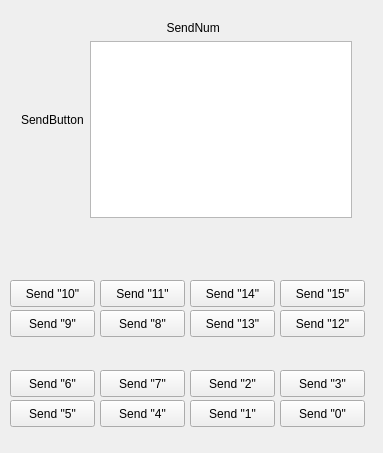
<?xml version="1.0" encoding="UTF-8"?>
<ui version="4.0">
 <class>socketsend</class>
 <widget class="QWidget" name="socketsend">
  <property name="geometry">
   <rect>
    <x>0</x>
    <y>0</y>
    <width>383</width>
    <height>453</height>
   </rect>
  </property>
  <property name="windowTitle">
   <string>socketsend</string>
  </property>
  <widget class="QWidget" name="layoutWidget">
   <property name="geometry">
    <rect>
     <x>10</x>
     <y>10</y>
     <width>353</width>
     <height>219</height>
    </rect>
   </property>
   <layout class="QHBoxLayout" name="horizontalLayout">
    <item>
     <layout class="QVBoxLayout" name="verticalLayout">
      <item>
       <widget class="QLabel" name="label">
        <property name="text">
         <string>SendButton</string>
        </property>
       </widget>
      </item>
     </layout>
    </item>
    <item>
     <layout class="QVBoxLayout" name="verticalLayout_2">
      <item>
       <widget class="QLabel" name="label_2">
        <property name="text">
         <string>                       SendNum</string>
        </property>
       </widget>
      </item>
      <item>
       <widget class="QTextBrowser" name="textBrowser"/>
      </item>
     </layout>
    </item>
   </layout>
  </widget>
  <widget class="QPushButton" name="SendButton1">
   <property name="geometry">
    <rect>
     <x>190</x>
     <y>400</y>
     <width>85</width>
     <height>27</height>
    </rect>
   </property>
   <property name="text">
    <string>Send &quot;1&quot;</string>
   </property>
  </widget>
  <widget class="QPushButton" name="SendButton0">
   <property name="geometry">
    <rect>
     <x>280</x>
     <y>400</y>
     <width>85</width>
     <height>27</height>
    </rect>
   </property>
   <property name="text">
    <string>Send &quot;0&quot;</string>
   </property>
  </widget>
  <widget class="QPushButton" name="SendButton2">
   <property name="geometry">
    <rect>
     <x>190</x>
     <y>370</y>
     <width>85</width>
     <height>27</height>
    </rect>
   </property>
   <property name="text">
    <string>Send &quot;2&quot;</string>
   </property>
  </widget>
  <widget class="QPushButton" name="SendButton3">
   <property name="geometry">
    <rect>
     <x>280</x>
     <y>370</y>
     <width>85</width>
     <height>27</height>
    </rect>
   </property>
   <property name="text">
    <string> Send &quot;3&quot; </string>
   </property>
  </widget>
  <widget class="QPushButton" name="SendButton5">
   <property name="geometry">
    <rect>
     <x>10</x>
     <y>400</y>
     <width>85</width>
     <height>27</height>
    </rect>
   </property>
   <property name="text">
    <string>Send &quot;5&quot;</string>
   </property>
  </widget>
  <widget class="QPushButton" name="SendButton6">
   <property name="geometry">
    <rect>
     <x>10</x>
     <y>370</y>
     <width>85</width>
     <height>27</height>
    </rect>
   </property>
   <property name="text">
    <string>Send &quot;6&quot;</string>
   </property>
  </widget>
  <widget class="QPushButton" name="SendButton7">
   <property name="geometry">
    <rect>
     <x>100</x>
     <y>370</y>
     <width>85</width>
     <height>27</height>
    </rect>
   </property>
   <property name="text">
    <string>Send &quot;7&quot;</string>
   </property>
  </widget>
  <widget class="QPushButton" name="SendButton8">
   <property name="geometry">
    <rect>
     <x>100</x>
     <y>310</y>
     <width>85</width>
     <height>27</height>
    </rect>
   </property>
   <property name="text">
    <string>Send &quot;8&quot;</string>
   </property>
  </widget>
  <widget class="QPushButton" name="SendButton4">
   <property name="geometry">
    <rect>
     <x>100</x>
     <y>400</y>
     <width>85</width>
     <height>27</height>
    </rect>
   </property>
   <property name="text">
    <string>Send &quot;4&quot;</string>
   </property>
  </widget>
  <widget class="QPushButton" name="SendButton9">
   <property name="geometry">
    <rect>
     <x>10</x>
     <y>310</y>
     <width>85</width>
     <height>27</height>
    </rect>
   </property>
   <property name="text">
    <string>Send &quot;9&quot;</string>
   </property>
  </widget>
  <widget class="QPushButton" name="SendButton10">
   <property name="geometry">
    <rect>
     <x>10</x>
     <y>280</y>
     <width>85</width>
     <height>27</height>
    </rect>
   </property>
   <property name="text">
    <string>Send &quot;10&quot;</string>
   </property>
  </widget>
  <widget class="QPushButton" name="SendButton11">
   <property name="geometry">
    <rect>
     <x>100</x>
     <y>280</y>
     <width>85</width>
     <height>27</height>
    </rect>
   </property>
   <property name="text">
    <string>Send &quot;11&quot;</string>
   </property>
  </widget>
  <widget class="QPushButton" name="SendButton14">
   <property name="geometry">
    <rect>
     <x>190</x>
     <y>280</y>
     <width>85</width>
     <height>27</height>
    </rect>
   </property>
   <property name="text">
    <string>Send &quot;14&quot;</string>
   </property>
  </widget>
  <widget class="QPushButton" name="SendButton13">
   <property name="geometry">
    <rect>
     <x>190</x>
     <y>310</y>
     <width>85</width>
     <height>27</height>
    </rect>
   </property>
   <property name="text">
    <string>Send &quot;13&quot;</string>
   </property>
  </widget>
  <widget class="QPushButton" name="SendButton12">
   <property name="geometry">
    <rect>
     <x>280</x>
     <y>310</y>
     <width>85</width>
     <height>27</height>
    </rect>
   </property>
   <property name="text">
    <string>Send &quot;12&quot;</string>
   </property>
  </widget>
  <widget class="QPushButton" name="SendButton15">
   <property name="geometry">
    <rect>
     <x>280</x>
     <y>280</y>
     <width>85</width>
     <height>27</height>
    </rect>
   </property>
   <property name="text">
    <string>Send &quot;15&quot;</string>
   </property>
  </widget>
 </widget>
 <layoutdefault spacing="6" margin="11"/>
 <resources/>
 <connections/>
</ui>
